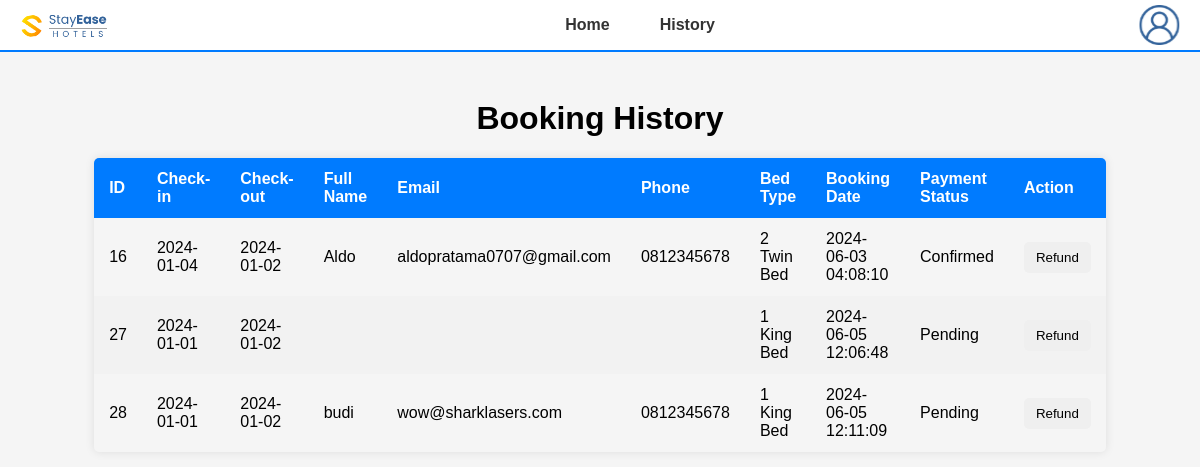
Screenshot of /php/history.php with the database file from the repository.
### tables this page shows
CREATE TABLE `bookings` (
  `id` int(11) NOT NULL,
  `check_in` date DEFAULT NULL,
  `check_out` date DEFAULT NULL,
  `fullname` varchar(255) DEFAULT NULL,
  `email` varchar(255) DEFAULT NULL,
  `phone` varchar(20) DEFAULT NULL,
  `bed_type` varchar(100) DEFAULT NULL,
  `booking_date` timestamp NOT NULL DEFAULT current_timestamp(),
  `bukti_pembayaran` text NOT NULL,
  `room_type` varchar(50) DEFAULT NULL,
  `payment_status` varchar(50) NOT NULL DEFAULT 'Pending'
);

### php/history.php (the view, shortened to what this page needs)
<?php
include('Koneksi.php');
$sql = "SELECT * FROM bookings";
$result = $conn->query($sql);
?>
<!DOCTYPE html>
<html lang="en">
<head>
    <link rel="stylesheet" href="../CSS/history.css">
</head>
<body>
    <header>
        <nav>
            <img src="../IMG/logo.png" alt="Logo" class="logo">
            <ul>
                <li><a href="../php/HomePage.php" class="home" id="Home">Home</a></li>
                <li><a href="history.php" class="history">History</a></li>
            </ul>
            <img src="../IMG/icon.svg" class="icon" id="dropdown-icon">
        </nav>
    </header>
    <h1>Booking History</h1>
    <table>
        <thead>
            <tr>
                <th>ID</th>
                <th>Check-in</th>
                <th>Check-out</th>
                <th>Full Name</th>
                <th>Email</th>
                <th>Phone</th>
                <th>Bed Type</th>
                <th>Booking Date</th>
                <th>Payment Status</th>
                <th>Action</th>
            </tr>
        </thead>
        <tbody>
        <?php
            if ($result->num_rows > 0) {
                while($row = $result->fetch_assoc()) {
                    echo "<tr>";
                    echo "<td>" . $row["id"] . "</td>";
                    echo "<td>" . $row["check_in"] . "</td>";
                    echo "<td>" . $row["check_out"] . "</td>";
                    echo "<td>" . $row["fullname"] . "</td>";
                    echo "<td>" . $row["email"] . "</td>";
                    echo "<td>" . $row["phone"] . "</td>";
                    echo "<td>" . $row["bed_type"] . "</td>";
                    echo "<td>" . $row["booking_date"] . "</td>";
                    echo "<td>" . $row["payment_status"] . "</td>";
                    echo "<td>";
                    echo "<button onclick=\"refundBooking(" . $row["id"] . ")\">Refund</button>";
                    echo "</td>";
                    echo "</tr>";
                }
            } else {
                echo "<tr><td colspan='10'>No bookings found.</td></tr>";
            }
            ?>
        </tbody>
    </table>
</body>
</html>

### CSS/history.css (style rules this page uses)
body { font-family: Arial, sans-serif; background-color: #f5f5f5; }
header { background-color: #ffffff; border-bottom: 2px solid #007bff; padding: 0px; position: fixed; width: 100%; top: 0; right: 0; }
nav { display: flex; align-items: center; justify-content: center; }
nav .logo { height: 30px; position: absolute; left: 20px; }
nav ul { list-style: none; display: flex; align-items: center; }
nav ul li { margin-left: 20px; }
nav ul li a { text-decoration: none; color: #333; font-weight: bold; padding: 10px 15px; }
nav .icon { height: 40px; position: absolute; right: 20px; }
h1 { text-align: center; margin-top: 100px; }
table { width: 80%; margin: 20px auto; border-collapse: collapse; box-shadow: 0 0 10px rgba(0, 0, 0, 0.1); border-radius: 5px; overflow: hidden; }
th, td { padding: 12px 15px; text-align: left; }
thead { background-color: #007bff; color: white; }
tbody tr:nth-child(even) { background-color: #f2f2f2; }
button { padding: 8px 12px; border: none; border-radius: 5px; cursor: pointer; transition: background-color 0.3s; }

### rows the page displays
bookings: id "16", check_in "2024-01-04", check_out "2024-01-02", fullname "Aldo", email "aldopratama0707@gmail.com", phone "0812345678", bed_type "2 Twin Bed", booking_date "2024-06-03 04:08:10", payment_status "Confirmed"
bookings: id "27", check_in "2024-01-01", check_out "2024-01-02", bed_type "1 King Bed", booking_date "2024-06-05 12:06:48", payment_status "Pending"
bookings: id "28", check_in "2024-01-01", check_out "2024-01-02", fullname "budi", email "wow@sharklasers.com", phone "0812345678", bed_type "1 King Bed", booking_date "2024-06-05 12:11:09", payment_status "Pending"
